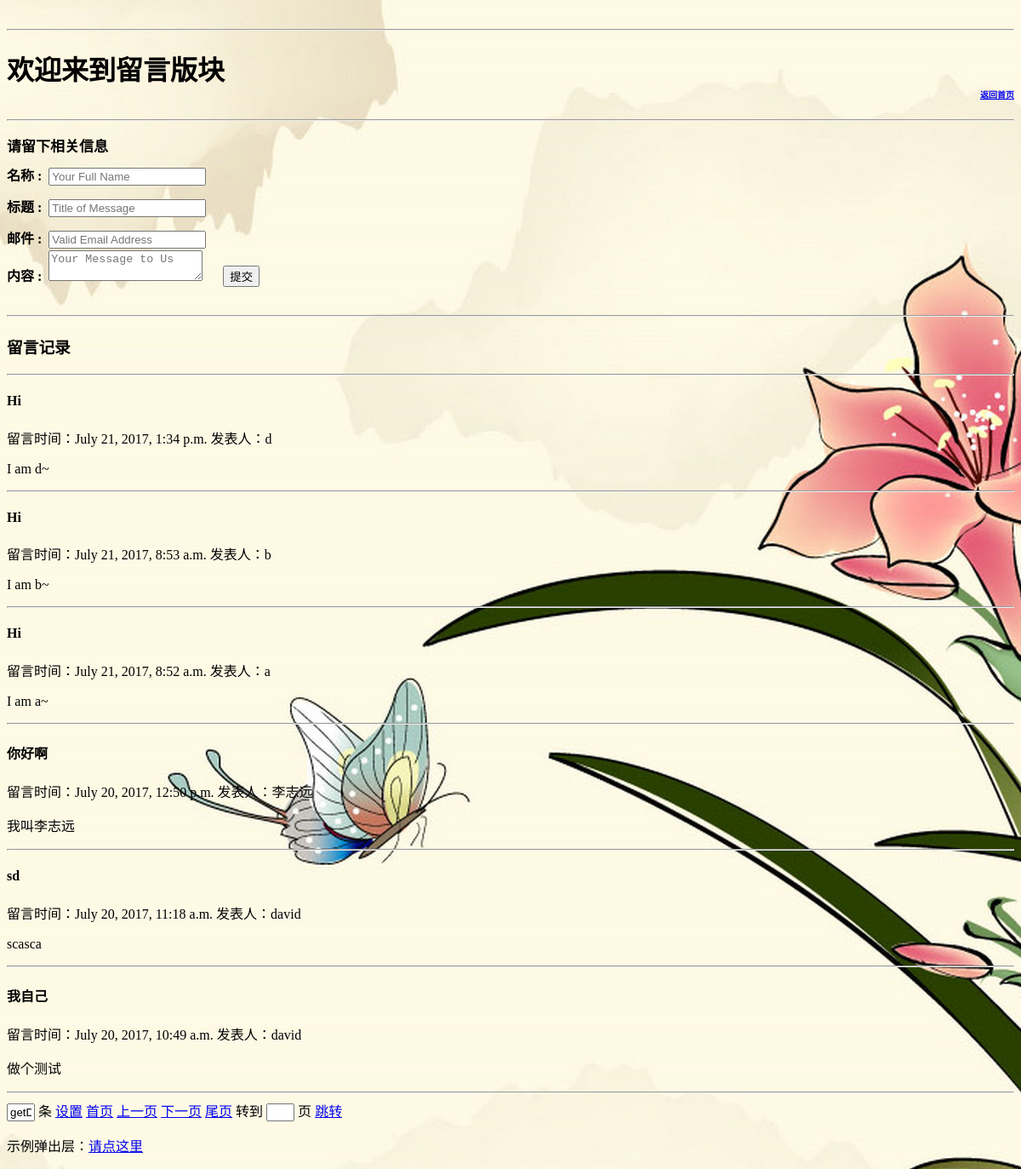
The app's page /messageboard/ with its own data.
### sysinfo/models.py (models this page shows)
class Message(models.Model):
    name = models.CharField(u'发表人名称',max_length=30,default='anonymous')
    title = models.CharField(u'标题',max_length=256)
    content = models.TextField(u'内容')
    email = models.CharField(u'邮箱',max_length=25)
    pub_date = models.DateTimeField(u'发布日期', auto_now_add=True, editable = True)
    class Meta:
        ordering =['-pub_date']
        verbose_name =u'留言信息'
        verbose_name_plural =u'留言信息'

### sysinfo/views.py (the view)
# urls.py: url(r'^messageboard/',sysinfo_views.messageboard,name='messageboard'),
def messageboard(request):
    try:
        posts=Message.objects.all()
    except Exception as e:
        print(e)
    total_pages=items_per_page//items_per_page + 1
    return render(request,'sysinfo/messageboard.html',{'posts':posts,
                                                       'total_pages':total_pages,
                                                       'items_per_page':items_per_page})

### sysinfo/templates/sysinfo/messageboard.html (shortened to what this page needs)
﻿{% extends 'sysinfo/base.html' %}
{% block content %}
<body>
<hr><h1>欢迎来到留言版块
<div align="right"><a href="/" style="font-size:10px">返回首页</a></div><h1><hr>
<form action="/form2db/" method="post">
	<span style="font-size:17px">请留下相关信息</span>
	<br>
	<label>
	<span style="font-size:16px">名称 :</span>
	<input id="name" type="text" name="name" placeholder="Your Full Name" />
	</label>
	<br>
	<label>
	<span style="font-size:16px">标题 :</span>
	<input id="title" type="text" name="title" placeholder="Title of Message" />
	</label>
	<br>
	<label>
	<span style="font-size:16px">邮件 :</span>
	<input id="email" type="email" name="email" placeholder="Valid Email Address" />
	</label>
	<br>
	<label>
	<span style="font-size:16px">内容 :</span>
	<textarea id="content" name="content" placeholder="Your Message to Us"></textarea>
	</label>
	<label>
	<span >&nbsp;</span>
	<input type="submit" value="提交">
	</label>
</form>
<hr><h3>留言记录</h3><hr>
{% for post in posts %}
        <h4>{{ post.title }}</h4>
        <p>留言时间：{{ post.pub_date }}  发表人：{{ post.name }}</p>
        <p>{{ post.content }}</p>
        <hr />
    {% endfor %}
		<input id="pageSize" type="text" size="1" maxlength="2" value="getDefaultValue()"/><a> 条 </a> <a href="#" id="pageSizeSet">设置</a>
		<a  href="#top" id="btn1">首页</a>
		<a  href="#" id="btn2">上一页</a>
		<a  href="#" id="btn3">下一页</a>
		<a  href="#" id="btn4">尾页</a>
		<a>转到 </a>
		<input id="changePage" type="text" size="1" maxlength="4"/>
		<a>页 </a>
		<a  href="#" id="btn5">跳转</a>
	        <p>示例弹出层：<a href = "JavaScript:void(0)" onclick = "document.getElementById('light').style.display='block';document.getElementById('fade').style.display='block'">请点这里</a></p>
</body>
{% endblock %}

### sysinfo/templates/sysinfo/base.html (shortened to what this page needs)
﻿<html xmlns="http://www.w3.org/1999/xhtml" lang="en">
    <head>
	</head>
	<body background="/static/images/4.jpg">
		{% block content %}
        {% endblock %}
	</body>
</html>

### records on screen
Message: title "Hi", pub_date "July 21, 2017, 1:34 p.m.", name "d", content "I am d~"
Message: title "Hi", pub_date "July 21, 2017, 8:53 a.m.", name "b", content "I am b~"
Message: title "Hi", pub_date "July 21, 2017, 8:52 a.m.", name "a", content "I am a~"
Message: title "你好啊", pub_date "July 20, 2017, 12:50 p.m.", name "李志远", content "我叫李志远"
Message: title "sd", pub_date "July 20, 2017, 11:18 a.m.", name "david", content "scasca"
Message: title "我自己", pub_date "July 20, 2017, 10:49 a.m.", name "david", content "做个测试"
